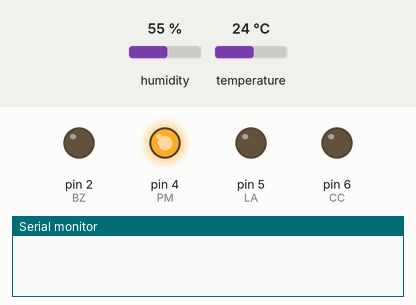
Simulated run of this sketch. Board: Arduino Uno, built with avr-gcc and run on an emulated ATmega328P. On the bench: output pins drawn as LEDs (lit = HIGH), the last lines printed to the serial monitor. The inputs (shaded band) are chosen by the test bench; at power-on: humidity 55 %, temperature 24 °C.

Above: at 2.6 s.
At 20.6 s:
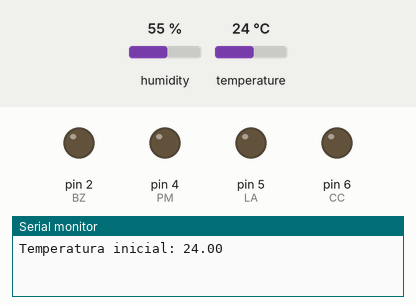
Timing chart, 0 to 40.4 s (numbered marks = the images above):
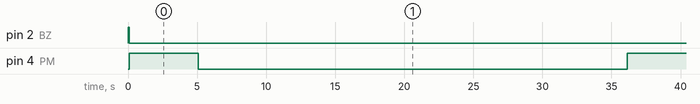

The sketch:

ProjComposteiraATUAL.ino
```cpp
#include <dht.h>

#define BZ 2
#define HT 3
#define PM 4
#define LA 5
#define CC 6

dht DHT;

int i = 0;
float TI;
float T = 0;


void setup() {
  Serial.begin(9600);
  pinMode(HT, INPUT);
  pinMode(LA, OUTPUT);
  pinMode(PM, OUTPUT);
  pinMode(CC, OUTPUT);
  pinMode(BZ, OUTPUT);
  digitalWrite(BZ, HIGH);
  delay(100);
  digitalWrite(BZ, LOW);
}

void loop()
{
  digitalWrite(PM, HIGH);
  delay(5000);
  digitalWrite(PM, LOW);

  if (i >= 1) {

    int readData = DHT.read11(HT);
    float H = DHT.humidity;
    T = DHT.temperature;

    digitalWrite(HT, LOW);

    Serial.print("    Temperature = ");
    Serial.print(T);

    if (H >= 61) {
      digitalWrite(LA , LOW);
      digitalWrite(PM , HIGH);
      delay(500);
    } else {
      digitalWrite(PM , LOW);
    }

    if (H <= 49) {
      digitalWrite(PM , LOW);
      digitalWrite(LA , HIGH);
      delay(500);
    } else {
      digitalWrite(LA , LOW);
    }

    Serial.print(" °C ");
    Serial.print("    Humidity = ");
    Serial.print(H);
    Serial.println(" % ");
  } else {

    TI = DHT.read11(HT);
    TI = DHT.temperature;
    delay(1000);

  }
  Serial.print("Temperatura inicial: ");
  Serial.print(TI);


  if (i >= 6) {
    if ( TI == T ) {
      digitalWrite(CC , HIGH);
      digitalWrite(BZ, HIGH);
      delay(200);
      digitalWrite(BZ, LOW);
      digitalWrite(LA , LOW);
      digitalWrite(PM , LOW);
      Serial.print("  COMPOSTO CURADO ");
      delay(10000);
      digitalWrite(CC , LOW);
    }
  } else {
    digitalWrite(CC , LOW);

  }
  i++;

  delay(30000);
}
```

Measured:
- by itself, pin 4 (PM): alternates HIGH for 5.0 s and LOW for 30.0 s
